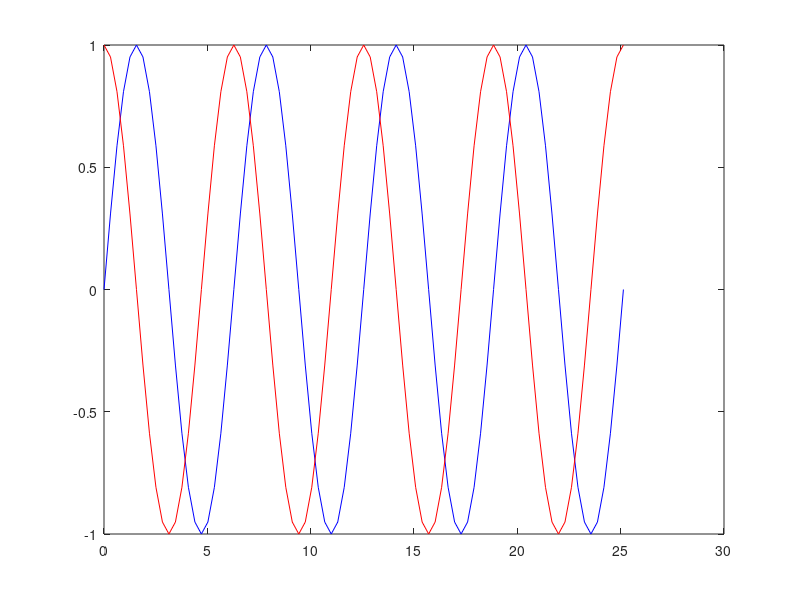

Here is the MATLAB script that generated this plot: (Note: this script raises an error after producing the figure.)
%% PrettierPlotExample.m
% PrittierPlot.m e um script com o objetivo de deixar um grafico plotado
% com aparencia mais agradavel ao inserir num arquivo de apresentacao,
% artigo, trabalho etc.

%% Exemplo do PrettierPlot.m
% Funciona apenas depois que ja existe um gráfico plotado.
% Antes e chamar esse script precisa definir as seguintes variaveis:

% Dados plotados
% y1 e/ou y2 e/ou y3 e/ou y4 e/ou y5
% x1

% Legendas
% y1Leg e/ou y2Leg e/ou y3Leg e/ou y4Leg e/ou y5Leg

% Titulo
% titulo

% Descrição dos eixos
% xLab
% yLab

% Vamos la...
clear all; close all; clc;

% Como sugestao, antes de plotar o grafico, inicie uma figura com fundo
% branco:
figure('Color',[1.0 1.0 1.0]);

% Gragico de seno e cosseno de 0 a 8*pi
r = (0:pi/10:8*pi)';
s = sin(r);
c = cos(r);
plot(r,s,'b');
hold on;
plot(r,c,'r');
hold off;

% Definicao de variaveis para passar para o PrettierPlot.m:

x1 = r; y1 = s; y2 = c;
y1Leg = 'funcao seno'; y2Leg = 'funcao cosseno';
titulo = 'Exemplo do PrettierPlot';
xLab = 'Angulo(rad)'; yLab = 'Amplitude';
nf = 2;
% Caso nao queira ter que digitar quantas funcoes estao plotadas todas as
% vezes, recorra ao script e vera como automatizar essa questao na linha 33
PrettierPlot;